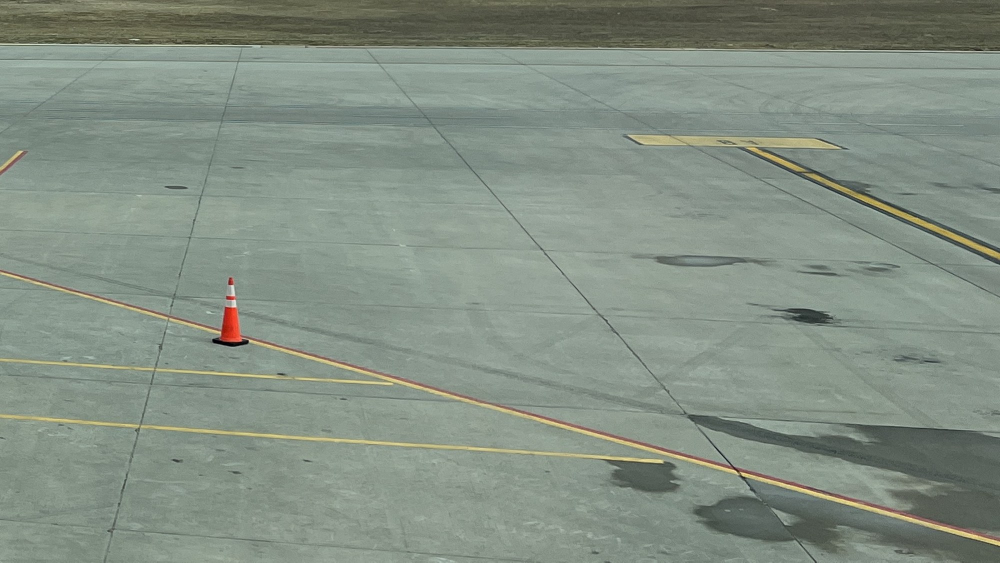
#> input picture app/data/scenes/pa-001/AFT.jpg, 2000 x 1125 px (shown at 1/2 size)
$ python -i frames.py   (imports and definitions only)
#> lines starting #> are read from the running program, lines starting #| are printed output that depends on the picture; after the words box and inside, x2 and y2 are one past the last pixel; in counts of white or black regions, pixels touching at a corner belong together
#> further down, picture is the input picture: PIL image 2000x1125 RGB; mean R, G, B 131.5, 143.2, 131.4
"""Frame operations for the test-data build: Angle crops, reference drift, degradations, controls.

make_reference() is a copy of prototypes/local-detect/common.py (simulated camera and lighting
drift for a fixed camera); glare() is a copy of prototypes/dashboard/tools/build_assets.py scaled
to the frame size. Copied, not imported, per app/CONTRACT.md.
"""
import math
import random

import cv2
import numpy as np
from PIL import Image, ImageChops, ImageDraw, ImageEnhance, ImageFilter

MAX_W, MAX_H = 3840, 2160
MAX_UPSCALE = 1.25
JPEG_Q = 88


# [14 lines left out: functions out_size, cut_angle, not called in this run]


def pil_to_bgr(im):
    return cv2.cvtColor(np.asarray(im.convert("RGB")), cv2.COLOR_RGB2BGR)


def bgr_to_pil(a):
    return Image.fromarray(cv2.cvtColor(a, cv2.COLOR_BGR2RGB))


# [83 lines left out: functions make_reference, recapture, glare, not called in this run]


def blur(im: Image.Image, seed=0):
    """Heavy defocus + motion blur (a knocked or vibrating camera): unusable for small objects."""
    a = pil_to_bgr(im)
    k = max(1.0, a.shape[1] / 3840)
#> k = 1
    a = cv2.GaussianBlur(a, (0, 0), 14 * k)
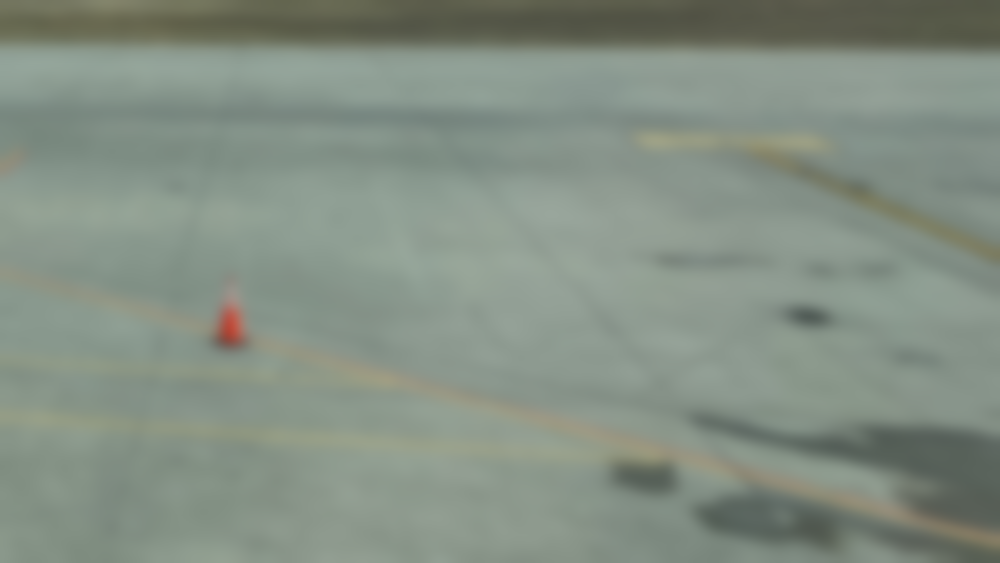
#> a: shape (1125, 2000, 3) (shown at 1/2 size); mean B, G, R 131.4, 143.2, 131.5
    n = int(61 * k) | 1
#> n = 61
    kern = np.zeros((n, n), np.float32)
    cv2.line(kern, (0, n // 2 + n // 6), (n - 1, n // 2 - n // 6), 1.0, 1)
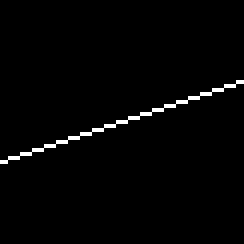
#> kern: shape (61, 61) float32 (shown 4 times larger); values 0 (black) and 1 (white), 1.6% white in thin lines or dots, all inside (x1, y1, x2, y2) = (0, 20, 61, 41)
    a = cv2.filter2D(a, -1, kern / kern.sum())
    return bgr_to_pil(a)


# [20 lines left out: functions low_light, noop_edit, not called in this run]

>>> from PIL import Image
>>> picture = Image.open('../data/scenes/pa-001/AFT.jpg')
>>> result = blur(picture)

$ run again, on app/data/scenes/pa-001/CARGO.jpg
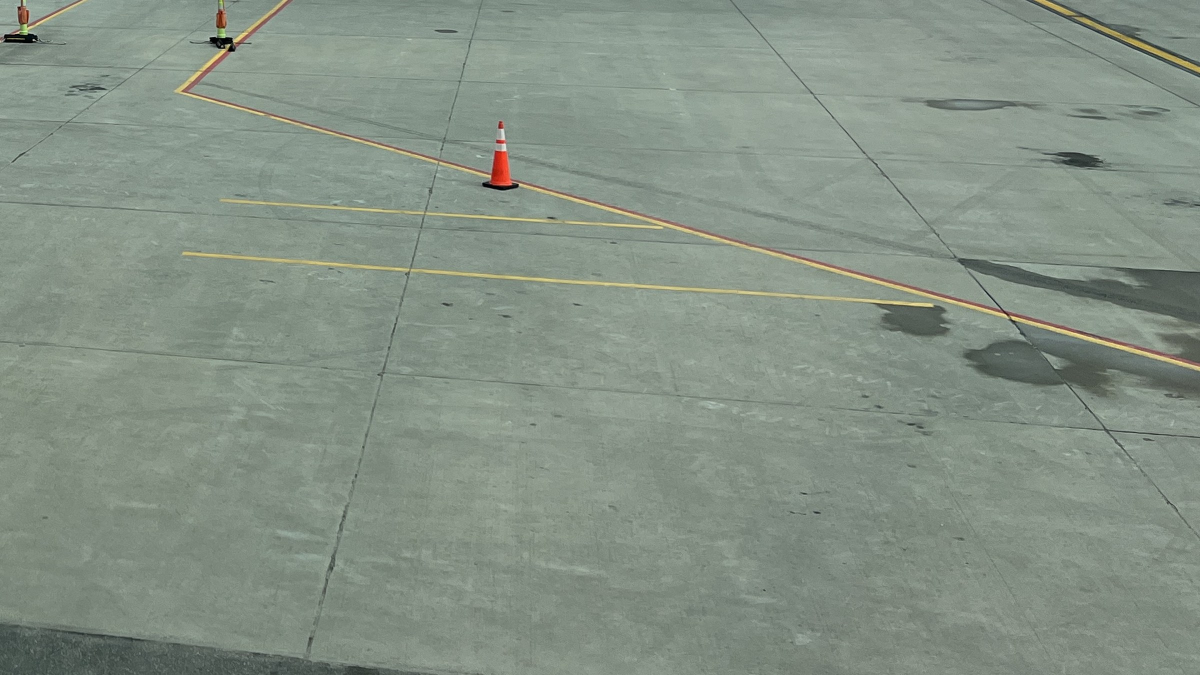
#> input picture app/data/scenes/pa-001/CARGO.jpg, 2400 x 1350 px (shown at 1/2 size)
#> picture is the input picture: PIL image 2400x1350 RGB; mean R, G, B 132.9, 145.1, 133.2
#> in blur, `a = cv2.GaussianBlur(a, (0, 0), 14 * k)`:
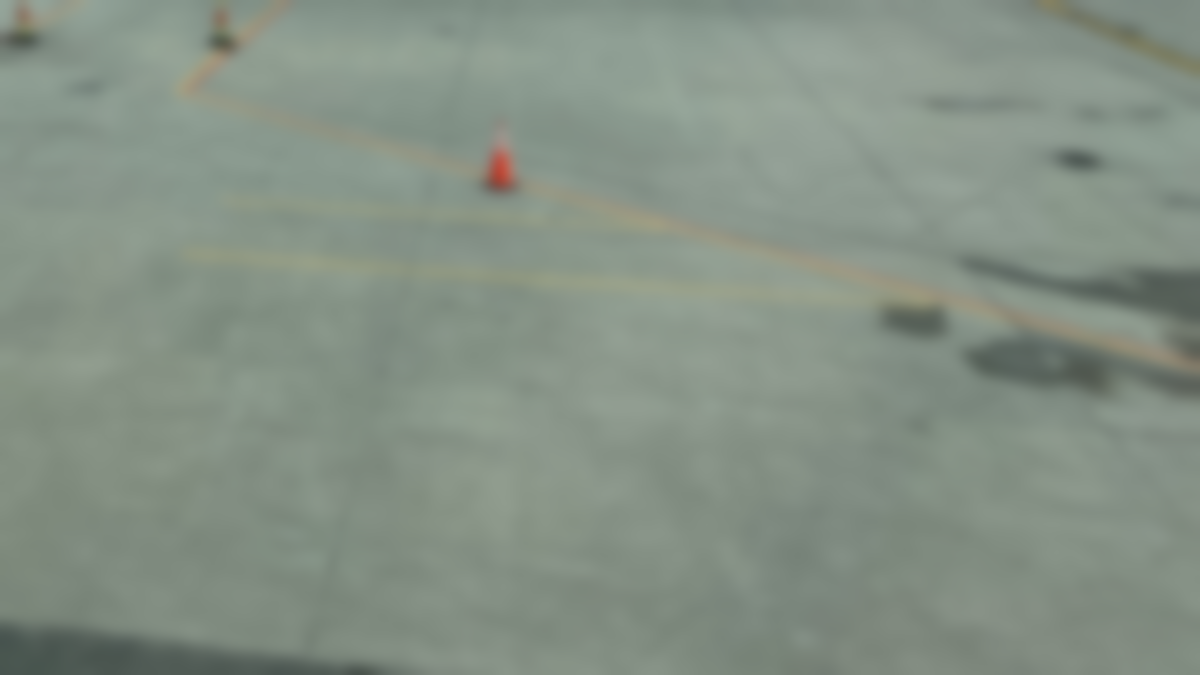
#> a: shape (1350, 2400, 3) (shown at 1/2 size); mean B, G, R 133.2, 145.1, 132.9
#> kern: shape (61, 61) float32; values 0 (black) and 1 (white), 1.6% white in thin lines or dots, all inside (x1, y1, x2, y2) = (0, 20, 61, 41)

$ run again, on app/data/scenes/pa-001/ENG-L.jpg
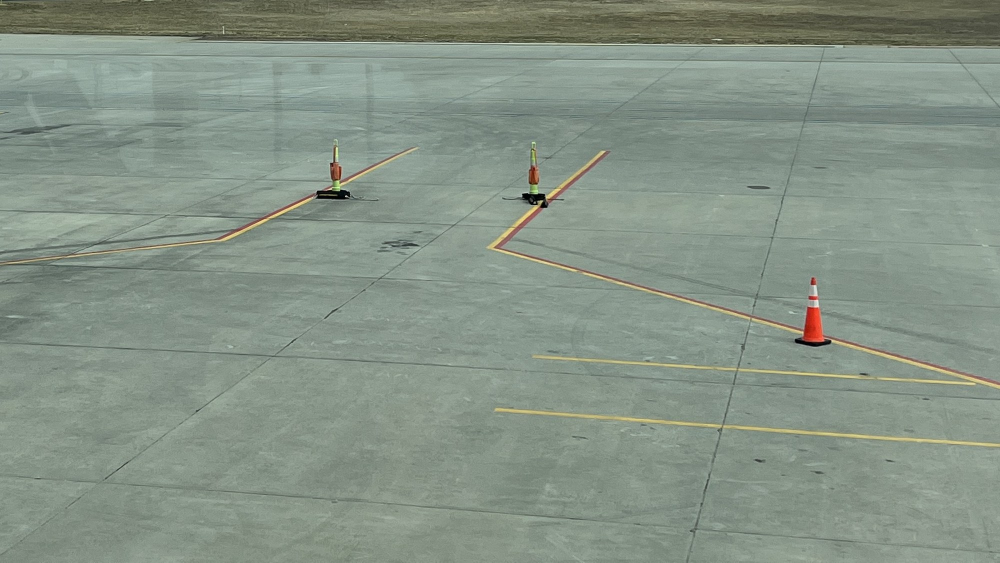
#> input picture app/data/scenes/pa-001/ENG-L.jpg, 2000 x 1125 px (shown at 1/2 size)
#> picture is the input picture: PIL image 2000x1125 RGB; mean R, G, B 133.5, 146.5, 133.9
#> in blur, `a = cv2.GaussianBlur(a, (0, 0), 14 * k)`:
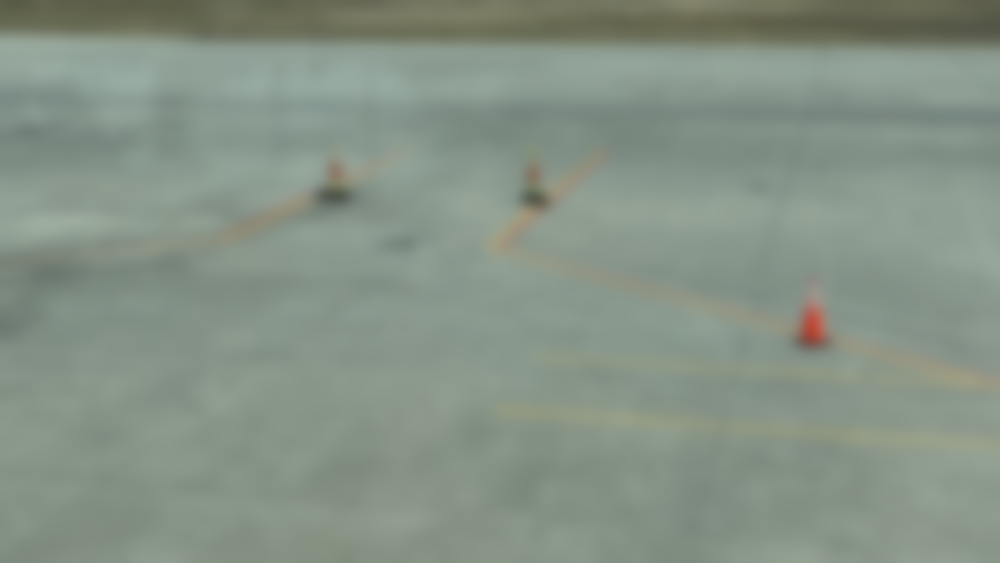
#> a: shape (1125, 2000, 3) (shown at 1/2 size); mean B, G, R 133.9, 146.5, 133.5
#> kern: shape (61, 61) float32; values 0 (black) and 1 (white), 1.6% white in thin lines or dots, all inside (x1, y1, x2, y2) = (0, 20, 61, 41)
